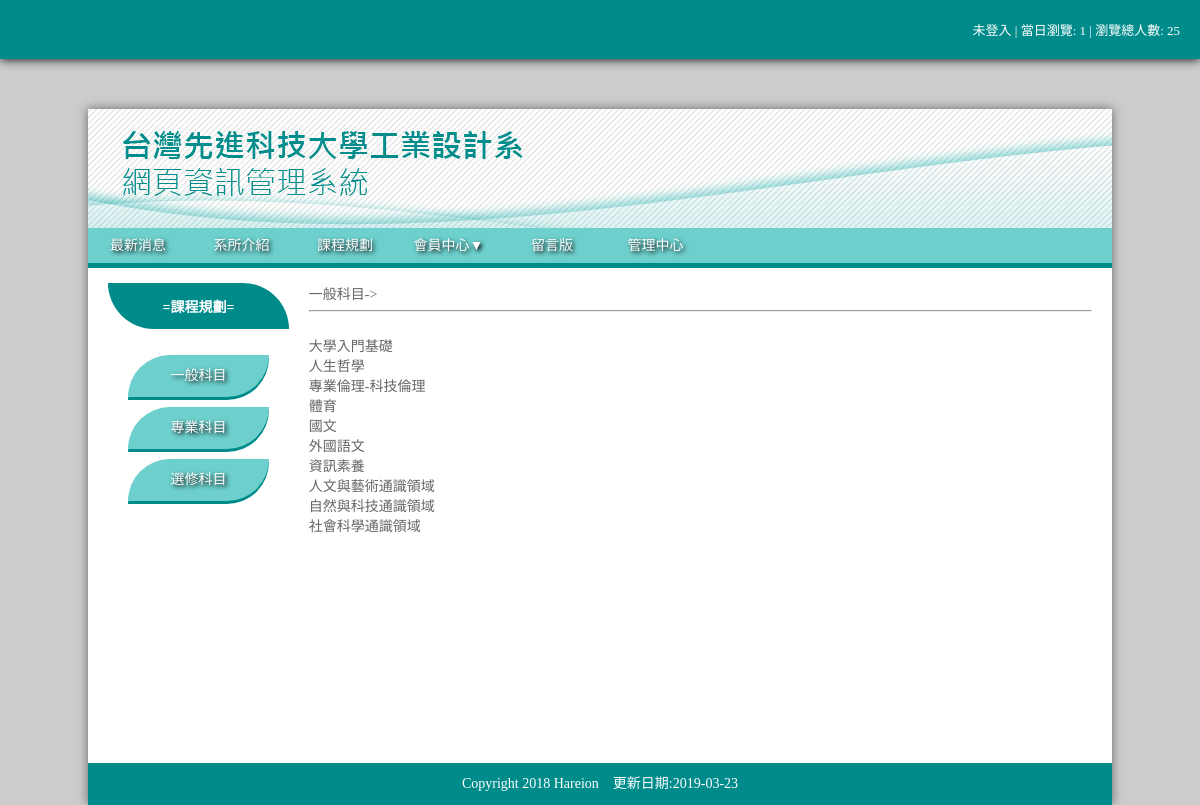
The app's page /main.php?do=class with its own data.
### tables this page shows
CREATE TABLE `class` (
  `seq` int(10) UNSIGNED NOT NULL,
  `title` text NOT NULL,
  `con` text NOT NULL
);

### class.php (the view)
<div id="left">
  <div class="ma ct bb ltop">=課程規劃=</div>
  <br>
  <?
    $cro=mysqli_query($link,"select * from class");
    while($crow=mysqli_fetch_array($cro)){
  ?>
  <a href="?do=class&type=<?=$crow['seq']?>"><div class="ma ct lnav"><?=$crow['title']?></div></a>
  <?
    }
  ?>
</div>
<?
  $type=(!empty($_GET['type']))?$_GET['type']:"1";
  $ccon=mysqli_fetch_array(mysqli_query($link,"select * from class where seq='$type'"));
?>
<div id="con" style="width:80%">
  <?=$ccon['title']?>->
  <hr><br>
  <?=nl2br($ccon['con'])?>
</div>

### main.css (style rules this page uses)
* { box-sizing:border-box; }
body { margin:0; padding:0; background: #ccc; font-size:14px; font-family:"微軟正黑體"; color:#666 }
a { text-decoration: none; color:#666 }
.ma { margin:auto; border-radius:10px; }
.ct { text-align: center; }
.bb { font-weight: bolder; }
#left,#right { width:20%; min-height: 300px; float: left; }
#con { width:60%; float: left; padding:0 10px 20px 10px; }
.ltop { width:90%; background: darkcyan; color: white; padding:10px; border:3px solid darkcyan; border-radius:0 50px; }
.lnav { width:70%; margin:10px auto; background: #6DD0CD; color: white; text-shadow:2px 2px 4px black; line-height: 3em; border-radius:50px 0; box-shadow: 0 3px darkcyan; }

### records on screen
class: title "一般科目", con "大學入門基礎 人生哲學 專業倫理-科技倫理 體育 國文 外國語文 資訊素養 人文與藝術通識領域 自然與科技通識領域 社會科學通識領域"
class: title "專業科目"
class: title "選修科目"

### other values on screen
$_SESSION['now'] "1"
$all "25"
